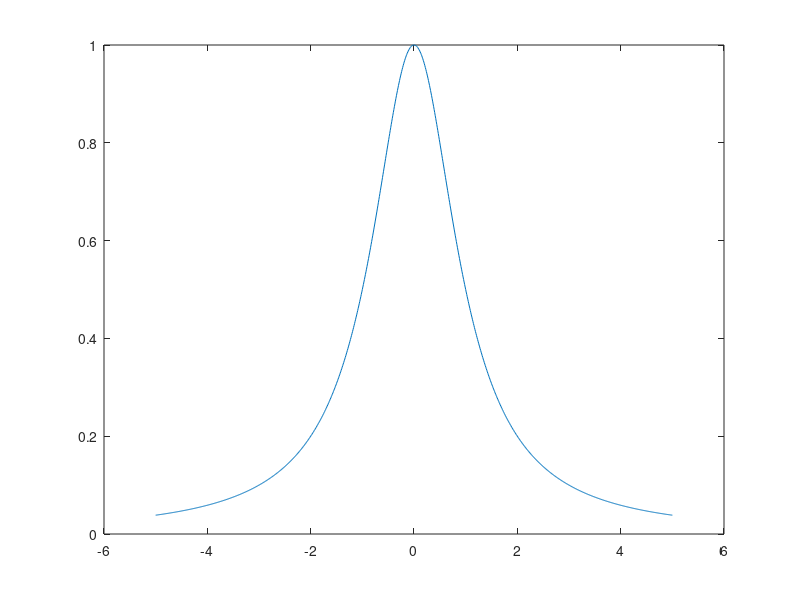

This chart was generated by the following MATLAB code: (Note: this script raises an error after producing the figure.)
% la fonction
f=@(x) 1/(1+x^2);
% le domainne de la fonction
domain = -5:0.01:5;

% l'évaluation de f sur le domaine
fedex=arrayfun(@(x) f(x),domain);


plot(domain,fedex)
hold on;

% le nombre de points pris pour l'interpolation
N = [2,4,8];
% nom des polynomes P_n pour la légende
%nomLeg = arrayfun(@(k) num2str(k),N);

% génération des interpolations
for n=N
    % équart entre les points
    h=10/n;

    % abscisse des points d'interpolation
    xi = [];
    % ordonée des points d'interpolation
    fxi = [];
    for i=0:n
        xi(i+1) = -5+i*h;
        fxi(i+1) = f(xi(i+1));
    end

    [a,b,c,utile] = polynome_newton(xi,fxi,domain);

    plot(domain,utile);
    
end
nomLeg = compose("P_%d",N);
legend(["f(x)",nomLeg],"Location","best")
%legend("f(x)",["P_",nomLeg(1)],["P_",nomLeg(2)],["P_",nomLeg(3)])
hold off;
